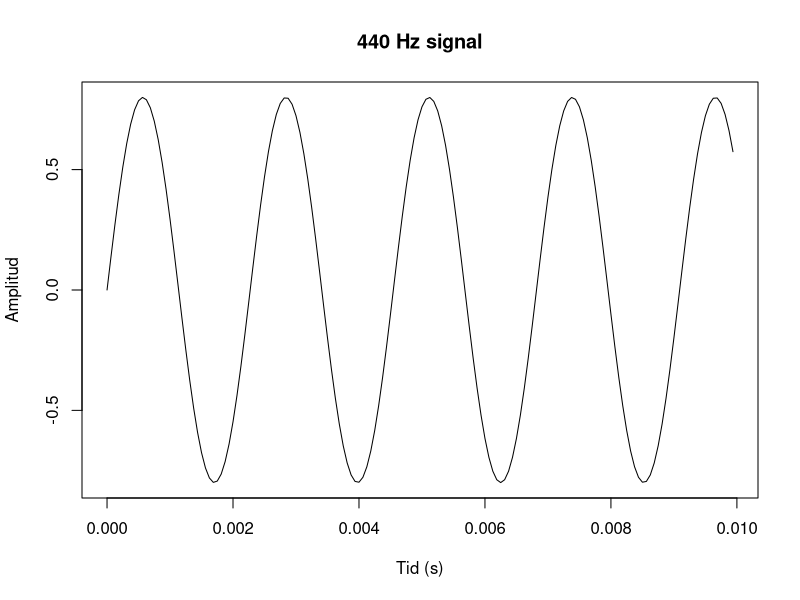

Generate this figure with R:
# Vecka 2: sampling, kvantisering och aliasing i base R
fs <- 16000; t <- (0:(fs-1))/fs; x <- 0.8*sin(2*pi*440*t)
quantize <- function(x, bits) { levels <- 2^bits; round((pmin(1,pmax(-1,x))+1)*(levels-1)/2)*2/(levels-1)-1 }
for (bits in c(2,4,8,16)) { q <- quantize(x,bits); mse <- mean((x-q)^2); cat(bits,'bit MSE:',mse,'SQNR:',10*log10(mean(x^2)/mse),'dB\n') }
peak_frequency <- function(freq, fs) { tt <- (0:(fs-1))/fs; y <- sin(2*pi*freq*tt); amps <- Mod(fft(y))[1:(fs/2+1)]; (which.max(amps[-1]))*fs/fs }
cat('1200 Hz vid fs=2000 ->',peak_frequency(1200,2000),'Hz\n')
cat('1200 Hz vid fs=8000 ->',peak_frequency(1200,8000),'Hz\n')
stopifnot(peak_frequency(1200,2000)==800)
plot(t[1:160],x[1:160],type='l',xlab='Tid (s)',ylab='Amplitud',main='440 Hz signal')
# WAV-inlasning i R kan goras med paketet tuneR: install.packages('tuneR'); tuneR::readWave('data/demo_440hz.wav')
